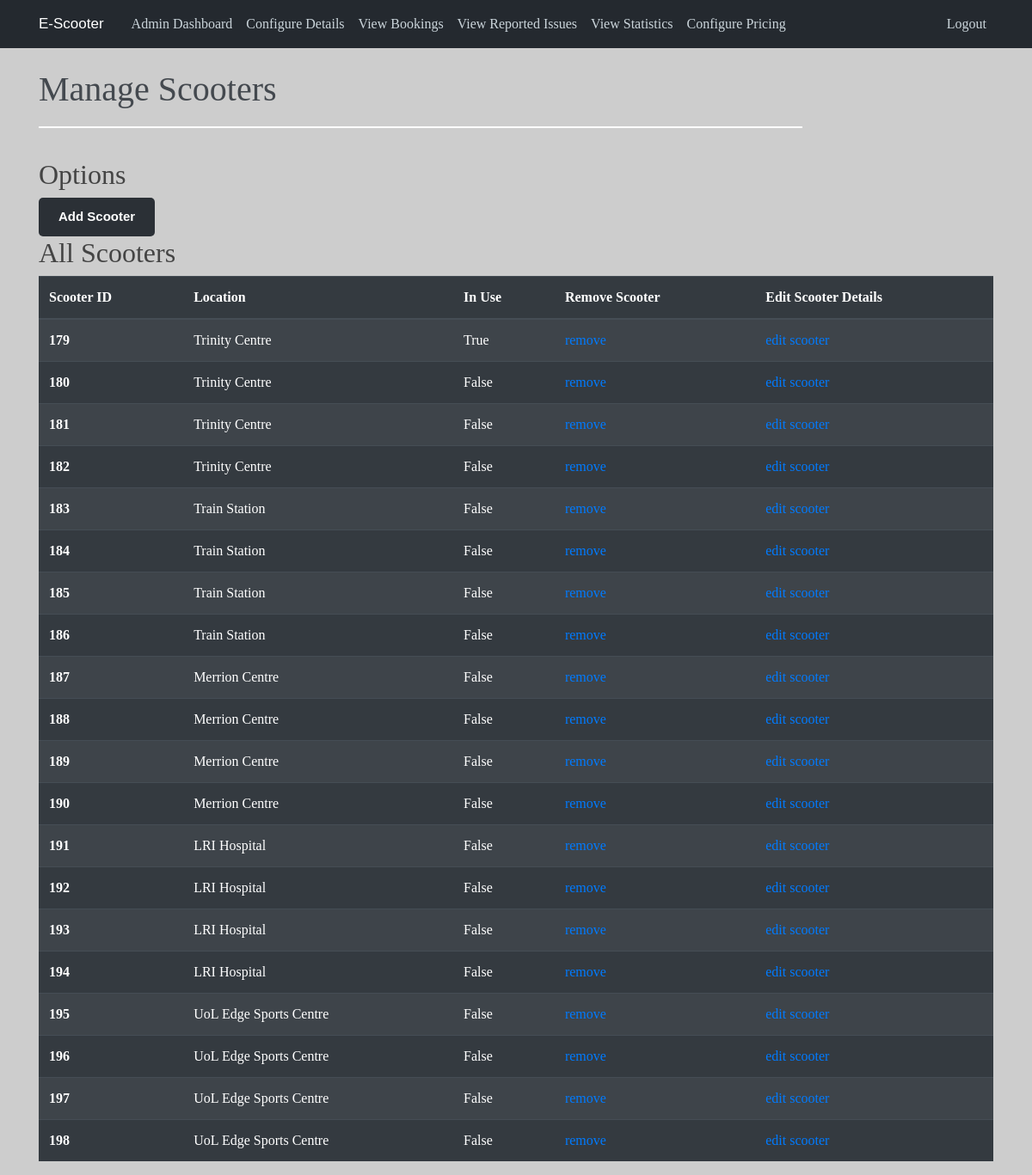
/admin/manage (signed in), run on the app's committed database.
### app/models.py (models this page shows)
class Scooter(db.Model):
    __tablename__ = 'scooters'
    id = db.Column(db.Integer, primary_key=True)
    in_use = db.Column(db.Boolean, default = False)
    LocationID = db.Column(db.Integer, ForeignKey("locations.id"))

### app/views.py (the view)
@app.route("/admin/manage")
def staff_manage():
    if session.get("admin") == 0:
        return redirect("/")
    all_scooters = models.Scooter.query.all()
    locations = ["","Trinity Centre","Train Station","Merrion Centre","LRI Hospital","UoL Edge Sports Centre"]
    return render_template("staff_manage.html", scooters = all_scooters, locations=locations)

### app/templates/staff_manage.html (shortened to what this page needs)
{% extends "admin_base.html" %}
{% block content %}
<head>
</head>
<body>
    <h1 style="color:rgba(68,73,79,1);">Manage Scooters</h1>
	<svg class="Line_7" viewBox="0 0 1110 2" preserveAspectRatio="none">
			<path id="Line_7" d="M 0 0 L 1110 0">
			</path>
	</svg>
	<br></br>
	<h2> Options </h2>
	<a href="/admin/add" class="myButton">Add Scooter</a>
	<h2> All Scooters </h2>
	<table class="table table-striped table-dark">
		<thead>
		  <tr>
			<th scope="col">Scooter ID</th>
			<th scope="col">Location</th>
			<th scope="col">In Use</th>
			<th scope="col">Remove Scooter</th>
			<th scope="col">Edit Scooter Details</th>
		  </tr>
		</thead>
		<tbody>
			{% for s in scooters %}
				<tr>
					<th scope="row">{{ s.id }}</th>
					<td> {{ locations[s.LocationID] }}</td>
					<td> {{ s.in_use }} </td>
					<td> <a href="/admin/remove_scooter/{{s.id}}">remove</a> </td>
					<td> <a href="/admin/edit_scooter/{{s.id}}">edit scooter</a> </td>
				</tr>
			{% endfor %}
		</tbody>
	  </table>
</body>
{% endblock content %}

### app/static/style.css (style rules this page uses)
body { background: rgba(205,205,205,1); color: #333333; margin-top: 5rem; font-family: halyard-display; }
h1, h2, h3, h4, h5, h6 { color: #444444; }
.myButton { background-color:rgba(43,48,54,1); border-radius:5px; border: none; display:inline-block; cursor:pointer; color:#ffffff; font-family:Arial; font-size:15px; font-weight:bold; padding:11px 23px; text-decoration:none; }
.Line_7 { overflow: visible; position: relative; width: 80%; height: 2px; margin-left: auto; margin-right: auto; transform: matrix(1,0,0,1,0,0); }

### data on the page
Scooter: id "179", LocationID "Trinity Centre", in_use "True"
Scooter: id "180", LocationID "Trinity Centre", in_use "False"
Scooter: id "181", LocationID "Trinity Centre", in_use "False"
Scooter: id "182", LocationID "Trinity Centre", in_use "False"
Scooter: id "183", LocationID "Train Station", in_use "False"
Scooter: id "184", LocationID "Train Station", in_use "False"
Scooter: id "185", LocationID "Train Station", in_use "False"
Scooter: id "186", LocationID "Train Station", in_use "False"
Scooter: id "187", LocationID "Merrion Centre", in_use "False"
Scooter: id "188", LocationID "Merrion Centre", in_use "False"
Scooter: id "189", LocationID "Merrion Centre", in_use "False"
Scooter: id "190", LocationID "Merrion Centre", in_use "False"
Scooter: id "191", LocationID "LRI Hospital", in_use "False"
Scooter: id "192", LocationID "LRI Hospital", in_use "False"
Scooter: id "193", LocationID "LRI Hospital", in_use "False"
Scooter: id "194", LocationID "LRI Hospital", in_use "False"
Scooter: id "195", LocationID "UoL Edge Sports Centre", in_use "False"
Scooter: id "196", LocationID "UoL Edge Sports Centre", in_use "False"
Scooter: id "197", LocationID "UoL Edge Sports Centre", in_use "False"
Scooter: id "198", LocationID "UoL Edge Sports Centre", in_use "False"
